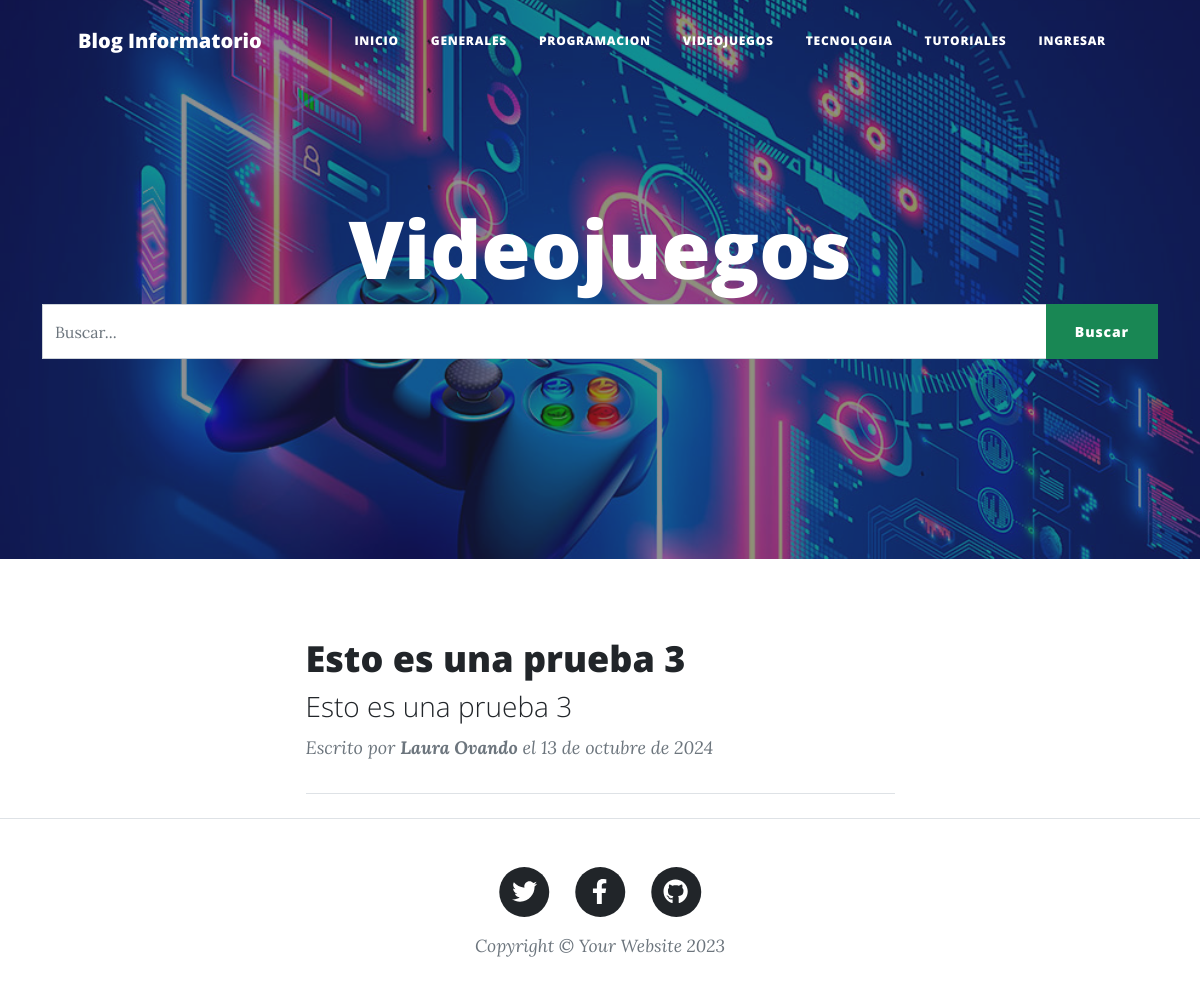
Page /videojuegos/ on the earlier database version.
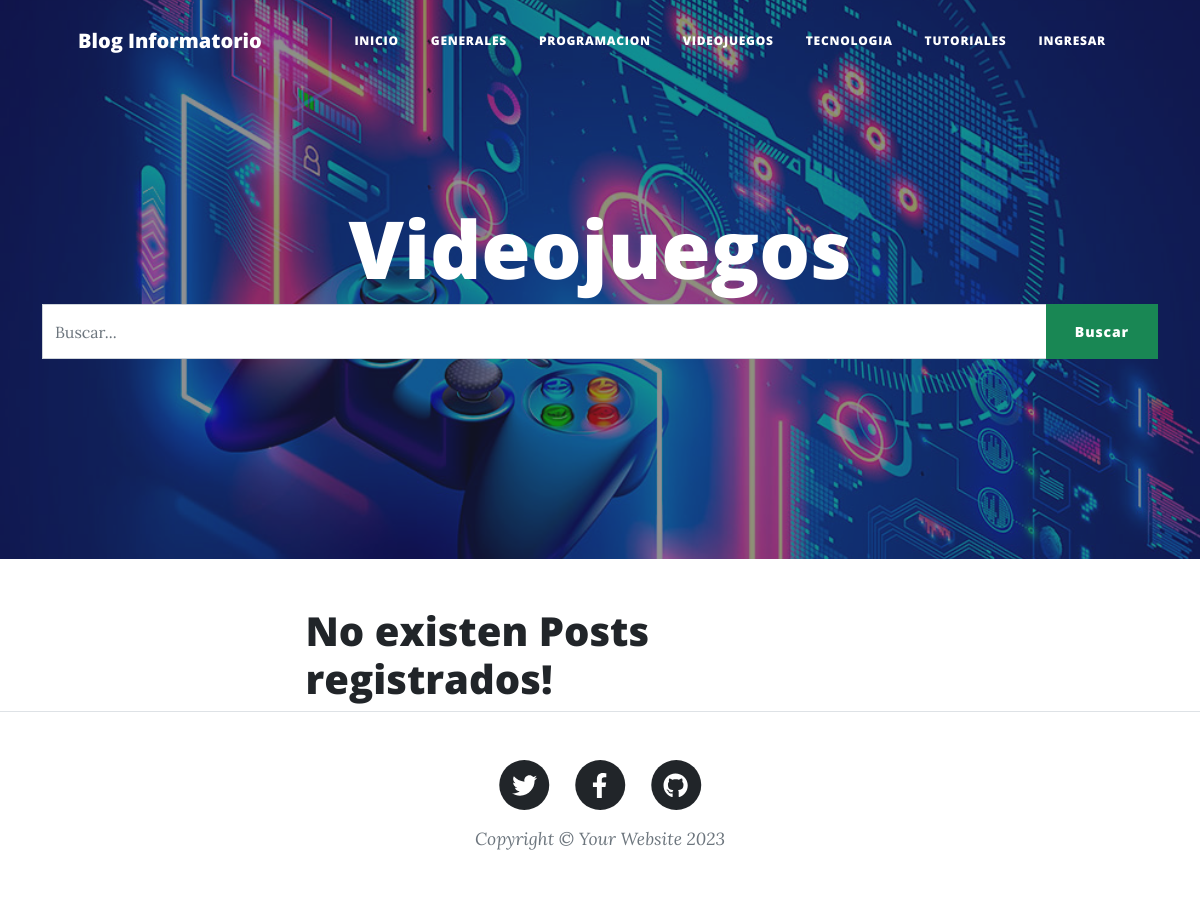
Same page on the later database version.
### GestionDeBlog/models.py (models this page shows, shortened)
class Post(models.Model):
    id = models.AutoField(primary_key=True)
    titulo = models.CharField('Titulo', max_length=150, blank=False, null=False)
    slug = models.CharField('Slug', max_length=100, blank=False, null=False)
    descripcion = models.CharField('Descripcion', max_length=255, blank=False, null=False)
    contenido = RichTextField()
    imagen = models.URLField(max_length=255, blank=False, null=False)
    autor = models.ForeignKey(Usuario, on_delete=models.CASCADE)
    categoria = models.ForeignKey(Categoria, on_delete=models.CASCADE)
    estado = models.BooleanField('Publicado / No Publicado', default=True)
    fecha_creacion = models.DateField('Fecha de Creacion', auto_now=False, auto_now_add=True)
    class Meta:
        verbose_name = 'Post'
        verbose_name_plural = 'Posts'

class Usuario(AbstractUser):
    REQUIRED_FIELDS = ['first_name', 'last_name', 'email']
    def __str__(self):
        return f'{self.first_name} {self.last_name}'

### GestionDeBlog/views.py (the view, shortened to what this page needs)
# urls.py: path('videojuegos/', views.videojuegos, name='videojuegos'),
def videojuegos(request):
    queryset = request.GET.get("buscar")
    post = Post.objects.filter(estado = True, categoria = Categoria.objects.get(nombre__iexact = 'Videojuegos'))
    paginator = Paginator(post, 2)
    page = request.GET.get('page')
    post = paginator.get_page(page)
    return render(request, 'videojuegos.html', {'post':post})

### GestionDeBlog/templates/videojuegos.html (shortened to what this page needs)
{% extends 'index.html' %}
{% load static %}
{% block imagen %} {% static 'assets/img/videojuegos.jpg' %}  {% endblock imagen %}
{% block titulo_principal %} Videojuegos {% endblock titulo_principal %}

### GestionDeBlog/templates/index.html (shortened to what the changed rows need)
{% load static %}
<!DOCTYPE html>
<html lang="es">
    <head>
        <link href="{% static 'css/styles.css' %}" rel="stylesheet" />
    </head>
    <body>
        <header class="masthead" style="background-image: url('{% block imagen %} {% static 'assets/img/home-bg.jpg' %} {% endblock imagen %}')">
            <div class="container position-relative px-4 px-lg-5">
                <div class="row gx-4 gx-lg-5 justify-content-center">
                    <div class="col-md-10 col-lg-8 col-xl-7">
                        <div class="site-heading">
                            <h1>{% block titulo_principal %} Blog Informatorio {% endblock titulo_principal %}</h1>
                        </div>
                    </div>
                </div>
            </div>
        </header>
        <div class="container px-4 px-lg-5">
            <div class="row gx-4 gx-lg-5 justify-content-center">
                <div class="col-md-10 col-lg-8 col-xl-7">
                    {% block contenido %}
                        {% if post %}
                        {% for p in post %}
                            <div class="post-preview">
                                <a href={% url 'detallepost' p.slug %}>
                                    <h2 class="post-title">{{p.titulo}}</h2>
                                    <h3 class="post-subtitle">{{p.descripcion}}</h3>
                                <p class="post-meta">
                                    Escrito por
                                    <strong> {{p.autor}} </strong> el
                                    {{p.fecha_creacion}}
                                </p>
                            </div>
                        <hr class="my-4" />
                        {% endfor %}
                        {% else %}
                            <h1> No existen Posts registrados! </h1>
                        {% endif %}
                    {% endblock contenido %}
                </div>
            </div>
        </div>
    </body>
</html>

Differences in the rows shown:
removed Post: titulo "Esto es una prueba 3", descripcion "Esto es una prueba 3", autor "Laura Ovando", fecha_creacion "13 de octubre de 2024"
Other differences:
text now shown: "No existen Posts registrados!"
